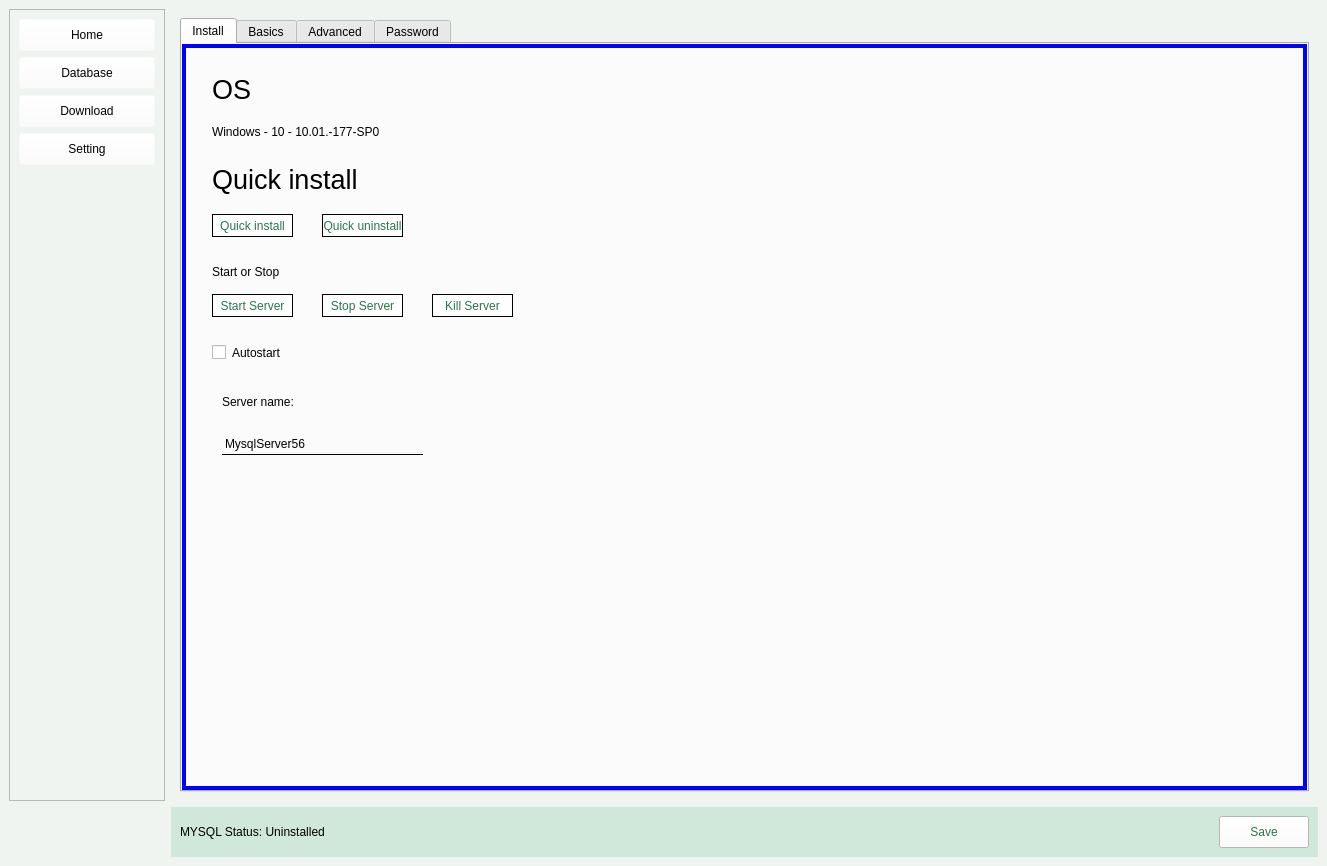
<?xml version="1.0" encoding="UTF-8"?>
<ui version="4.0">
 <class>MainWindow</class>
 <widget class="QMainWindow" name="MainWindow">
  <property name="geometry">
   <rect>
    <x>0</x>
    <y>0</y>
    <width>1327</width>
    <height>866</height>
   </rect>
  </property>
  <property name="windowTitle">
   <string>MainWindow</string>
  </property>
  <property name="styleSheet">
   <string notr="true">*{

margin: 0px;
padding: 0px;

}

#MainWindow{
background-color: rgb(239, 244, 240);

}


#Info_widget{
background-color: rgb(208, 232, 218);

}

#btnSave{
background-color: rgb(255, 255, 255);
color: rgb(39, 117, 75);
padding: 8px 30px

}



#tab{
border: 4px solid rgb(0, 0, 255)

}


#lblServerName{
border-bottom: 1px;
border-top-style: none;
border-bottom-style: solid;

}


#frame QPushButton{
background-color: rgba(255, 255, 255, 0);
padding: 8px 40px;

}


#frame QPushButton:hover{
border: 1px solid rgb(208, 232, 218);


}

#frame QPushButton:focus{
background-color:  rgb(208, 232, 218);
border: none;

}

#stackedWidget QPushButton{
background-color: rgb(255, 255, 255);
color: rgb(39, 117, 75);
border: 1px solid rgb(0, 0, 0)


}</string>
  </property>
  <widget class="QWidget" name="centralwidget">
   <layout class="QGridLayout" name="gridLayout">
    <item row="0" column="0">
     <widget class="QFrame" name="frame">
      <property name="frameShape">
       <enum>QFrame::StyledPanel</enum>
      </property>
      <property name="frameShadow">
       <enum>QFrame::Raised</enum>
      </property>
      <layout class="QVBoxLayout" name="verticalLayout">
       <item>
        <widget class="QPushButton" name="btnHome">
         <property name="text">
          <string>Home</string>
         </property>
        </widget>
       </item>
       <item>
        <widget class="QPushButton" name="btnDBase">
         <property name="text">
          <string>Database</string>
         </property>
         <property name="default">
          <bool>false</bool>
         </property>
         <property name="flat">
          <bool>false</bool>
         </property>
        </widget>
       </item>
       <item>
        <widget class="QPushButton" name="btnDownload">
         <property name="text">
          <string>Download</string>
         </property>
        </widget>
       </item>
       <item>
        <widget class="QPushButton" name="btnSetting">
         <property name="text">
          <string>Setting</string>
         </property>
        </widget>
       </item>
       <item>
        <spacer name="verticalSpacer">
         <property name="orientation">
          <enum>Qt::Vertical</enum>
         </property>
         <property name="sizeHint" stdset="0">
          <size>
           <width>20</width>
           <height>40</height>
          </size>
         </property>
        </spacer>
       </item>
      </layout>
     </widget>
    </item>
    <item row="0" column="1">
     <widget class="QStackedWidget" name="stackedWidget">
      <property name="font">
       <font>
        <pointsize>20</pointsize>
        <weight>50</weight>
        <bold>false</bold>
       </font>
      </property>
      <property name="styleSheet">
       <string notr="true"/>
      </property>
      <property name="currentIndex">
       <number>1</number>
      </property>
      <widget class="QWidget" name="pgHome">
       <layout class="QGridLayout" name="gridLayout_2">
        <item row="3" column="0">
         <spacer name="verticalSpacer_2">
          <property name="orientation">
           <enum>Qt::Vertical</enum>
          </property>
          <property name="sizeHint" stdset="0">
           <size>
            <width>20</width>
            <height>40</height>
           </size>
          </property>
         </spacer>
        </item>
        <item row="4" column="0">
         <widget class="QPlainTextEdit" name="plainTextEdit">
          <property name="readOnly">
           <bool>true</bool>
          </property>
          <property name="plainText">
           <string>Tab index 1 is on Database- button

Custom stylesheet is set in code. Else menu-button color is lost while push other buttons.

https://doc.qt.io/archives/qt-4.8/stylesheet-examples.html#customizing-qtabwidget-and-qtabbar
            
Todo: 
Fix all margins and layout -
*Have to strech all buttons to fit.
*Tab-widget CSS has to be fixed, so the tabs is not tabs, but blend into the page.</string>
          </property>
         </widget>
        </item>
        <item row="2" column="0">
         <widget class="QLabel" name="label">
          <property name="font">
           <font>
            <pointsize>20</pointsize>
           </font>
          </property>
          <property name="text">
           <string>Home Panel</string>
          </property>
          <property name="alignment">
           <set>Qt::AlignCenter</set>
          </property>
         </widget>
        </item>
        <item row="1" column="0">
         <spacer name="verticalSpacer_3">
          <property name="orientation">
           <enum>Qt::Vertical</enum>
          </property>
          <property name="sizeHint" stdset="0">
           <size>
            <width>20</width>
            <height>40</height>
           </size>
          </property>
         </spacer>
        </item>
       </layout>
      </widget>
      <widget class="QWidget" name="pgDBase">
       <layout class="QGridLayout" name="gridLayout_3">
        <item row="0" column="0">
         <widget class="QTabWidget" name="tabWidget">
          <property name="styleSheet">
           <string notr="true"/>
          </property>
          <property name="currentIndex">
           <number>0</number>
          </property>
          <widget class="QWidget" name="tab">
           <attribute name="title">
            <string>Install</string>
           </attribute>
           <widget class="QLabel" name="_lblOS">
            <property name="geometry">
             <rect>
              <x>30</x>
              <y>30</y>
              <width>131</width>
              <height>31</height>
             </rect>
            </property>
            <property name="font">
             <font>
              <pointsize>20</pointsize>
             </font>
            </property>
            <property name="text">
             <string>OS</string>
            </property>
           </widget>
           <widget class="QLabel" name="lblOS_info">
            <property name="geometry">
             <rect>
              <x>30</x>
              <y>80</y>
              <width>201</width>
              <height>16</height>
             </rect>
            </property>
            <property name="text">
             <string>Windows - 10 - 10.01.-177-SP0</string>
            </property>
           </widget>
           <widget class="QLabel" name="_lblQuickInstall">
            <property name="geometry">
             <rect>
              <x>30</x>
              <y>120</y>
              <width>211</width>
              <height>31</height>
             </rect>
            </property>
            <property name="font">
             <font>
              <pointsize>20</pointsize>
             </font>
            </property>
            <property name="text">
             <string>Quick install</string>
            </property>
           </widget>
           <widget class="QPushButton" name="btnQuickInstall">
            <property name="geometry">
             <rect>
              <x>30</x>
              <y>170</y>
              <width>81</width>
              <height>23</height>
             </rect>
            </property>
            <property name="text">
             <string>Quick install</string>
            </property>
           </widget>
           <widget class="QPushButton" name="btnQuickUninstall">
            <property name="geometry">
             <rect>
              <x>140</x>
              <y>170</y>
              <width>81</width>
              <height>23</height>
             </rect>
            </property>
            <property name="text">
             <string>Quick uninstall</string>
            </property>
           </widget>
           <widget class="QLabel" name="_lblStartOrStop">
            <property name="geometry">
             <rect>
              <x>30</x>
              <y>220</y>
              <width>201</width>
              <height>16</height>
             </rect>
            </property>
            <property name="text">
             <string>Start or Stop</string>
            </property>
           </widget>
           <widget class="QPushButton" name="btnStartServer">
            <property name="geometry">
             <rect>
              <x>30</x>
              <y>250</y>
              <width>81</width>
              <height>23</height>
             </rect>
            </property>
            <property name="text">
             <string>Start Server</string>
            </property>
           </widget>
           <widget class="QPushButton" name="btnStopServer">
            <property name="geometry">
             <rect>
              <x>140</x>
              <y>250</y>
              <width>81</width>
              <height>23</height>
             </rect>
            </property>
            <property name="text">
             <string>Stop Server</string>
            </property>
           </widget>
           <widget class="QPushButton" name="btnKillServer">
            <property name="geometry">
             <rect>
              <x>250</x>
              <y>250</y>
              <width>81</width>
              <height>23</height>
             </rect>
            </property>
            <property name="text">
             <string>Kill Server</string>
            </property>
           </widget>
           <widget class="QCheckBox" name="chkAutostart">
            <property name="geometry">
             <rect>
              <x>30</x>
              <y>300</y>
              <width>70</width>
              <height>17</height>
             </rect>
            </property>
            <property name="text">
             <string>Autostart</string>
            </property>
           </widget>
           <widget class="QLabel" name="_lblServerName">
            <property name="geometry">
             <rect>
              <x>40</x>
              <y>350</y>
              <width>201</width>
              <height>16</height>
             </rect>
            </property>
            <property name="text">
             <string>Server name:</string>
            </property>
           </widget>
           <widget class="QLabel" name="lblServerName">
            <property name="geometry">
             <rect>
              <x>40</x>
              <y>390</y>
              <width>201</width>
              <height>21</height>
             </rect>
            </property>
            <property name="styleSheet">
             <string notr="true"/>
            </property>
            <property name="text">
             <string>MysqlServer56</string>
            </property>
           </widget>
          </widget>
          <widget class="QWidget" name="tab_2">
           <attribute name="title">
            <string>Basics</string>
           </attribute>
          </widget>
          <widget class="QWidget" name="tab_3">
           <attribute name="title">
            <string>Advanced</string>
           </attribute>
          </widget>
          <widget class="QWidget" name="tab_4">
           <attribute name="title">
            <string>Password</string>
           </attribute>
          </widget>
         </widget>
        </item>
       </layout>
      </widget>
      <widget class="QWidget" name="pgDownload">
       <layout class="QGridLayout" name="gridLayout_4">
        <item row="0" column="0">
         <widget class="QLabel" name="label_2">
          <property name="font">
           <font>
            <pointsize>20</pointsize>
           </font>
          </property>
          <property name="text">
           <string>Download Panel</string>
          </property>
          <property name="alignment">
           <set>Qt::AlignCenter</set>
          </property>
         </widget>
        </item>
       </layout>
      </widget>
      <widget class="QWidget" name="pgSetting">
       <layout class="QGridLayout" name="gridLayout_5">
        <item row="0" column="0">
         <widget class="QLabel" name="label_3">
          <property name="font">
           <font>
            <pointsize>20</pointsize>
           </font>
          </property>
          <property name="text">
           <string>Settings Panel</string>
          </property>
          <property name="alignment">
           <set>Qt::AlignCenter</set>
          </property>
         </widget>
        </item>
       </layout>
      </widget>
     </widget>
    </item>
    <item row="1" column="1">
     <widget class="QWidget" name="Info_widget" native="true">
      <property name="styleSheet">
       <string notr="true"/>
      </property>
      <layout class="QHBoxLayout" name="horizontalLayout">
       <item>
        <widget class="QLabel" name="label_10">
         <property name="text">
          <string>MYSQL Status: Uninstalled</string>
         </property>
        </widget>
       </item>
       <item>
        <spacer name="horizontalSpacer">
         <property name="orientation">
          <enum>Qt::Horizontal</enum>
         </property>
         <property name="sizeHint" stdset="0">
          <size>
           <width>40</width>
           <height>20</height>
          </size>
         </property>
        </spacer>
       </item>
       <item>
        <widget class="QPushButton" name="btnSave">
         <property name="styleSheet">
          <string notr="true"/>
         </property>
         <property name="text">
          <string>Save</string>
         </property>
         <property name="flat">
          <bool>false</bool>
         </property>
        </widget>
       </item>
      </layout>
     </widget>
    </item>
   </layout>
  </widget>
 </widget>
 <tabstops>
  <tabstop>btnDBase</tabstop>
  <tabstop>btnDownload</tabstop>
  <tabstop>btnSetting</tabstop>
  <tabstop>btnHome</tabstop>
  <tabstop>tabWidget</tabstop>
  <tabstop>btnQuickInstall</tabstop>
  <tabstop>btnQuickUninstall</tabstop>
  <tabstop>btnStartServer</tabstop>
  <tabstop>btnStopServer</tabstop>
  <tabstop>btnKillServer</tabstop>
  <tabstop>chkAutostart</tabstop>
  <tabstop>btnSave</tabstop>
  <tabstop>plainTextEdit</tabstop>
 </tabstops>
 <resources/>
 <connections/>
</ui>
